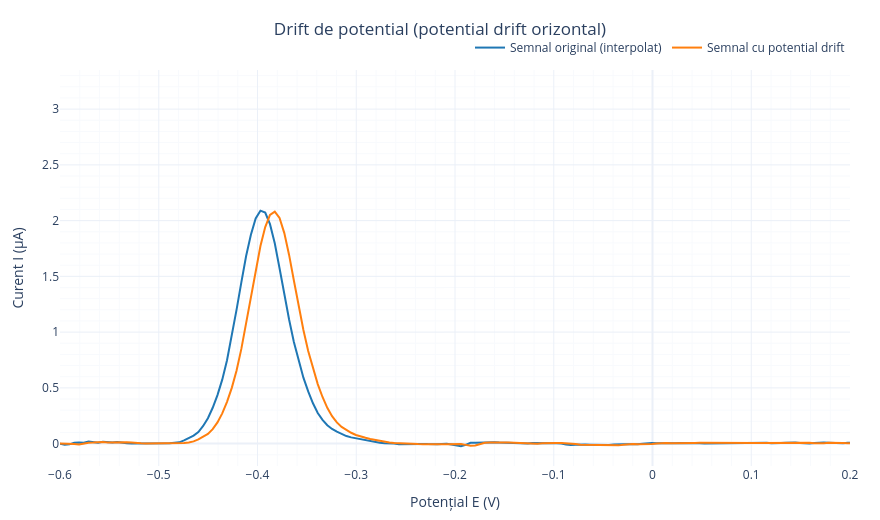

This figure's notebook cell:
### Code cell
# Graph 3 potential drift orizontal
#
# different seed for visible shift
demo_config_drift = AugmentationConfig()
demo_augmentor_drift = SignalAugmentor(calibration, augmentor.ip_spline, augmentor.noise_model, demo_config_drift)

np.random.seed(56)
I_drifted = demo_augmentor_drift.apply_horizontal_potential_drift(I_base.copy())

fig = go.Figure()

fig.add_trace(go.Scatter(
    x=E, y=I_base,
    mode='lines', name='Semnal original (interpolat)',
    line=dict(color='#1f77b4', width=2)
))
fig.add_trace(go.Scatter(
    x=E, y=I_drifted,
    mode='lines', name='Semnal cu potential drift',
    line=dict(color='#ff7f0e', width=2)
))

fig = apply_default_plotly_layout(
    fig,
    title_text='Drift de potential (potential drift orizontal)',
    xaxis_title='Potențial E (V)',
    yaxis_title='Curent I (µA)'
)
fig.update_xaxes(range=[-0.6, 0.2])
fig.show()

### Figure 1 — Plotly figure (JSON) as saved in the notebook; plotly's stock layout.template omitted (floating-point values rounded to 4 significant figures; data arrays with more than 128 entries replaced by an {"elided": "..."} marker saying what was removed)
{"data": [{"line": {"color": "#1f77b4", "width": 2}, "mode": "lines", "name": "Semnal original (interpolat)", "type": "scatter", "x": {"elided": "229 float values"}, "y": {"elided": "229 float values"}}, {"line": {"color": "#ff7f0e", "width": 2}, "mode": "lines", "name": "Semnal cu potential drift", "type": "scatter", "x": {"elided": "229 float values"}, "y": {"elided": "229 float values"}}], "layout": {"height": 520, "legend": {"orientation": "h", "x": 1, "xanchor": "right", "y": 1.02, "yanchor": "bottom"}, "margin": {"b": 50, "l": 60, "r": 30, "t": 70}, "title": {"text": "Drift de potential (potential drift orizontal)", "x": 0.5, "xanchor": "center"}, "width": 880, "xaxis": {"minor": {"showgrid": true}, "range": [-0.6, 0.2], "showgrid": true, "title": {"text": "Potențial E (V)"}}, "yaxis": {"minor": {"showgrid": true}, "showgrid": true, "title": {"text": "Curent I (µA)"}}}}
